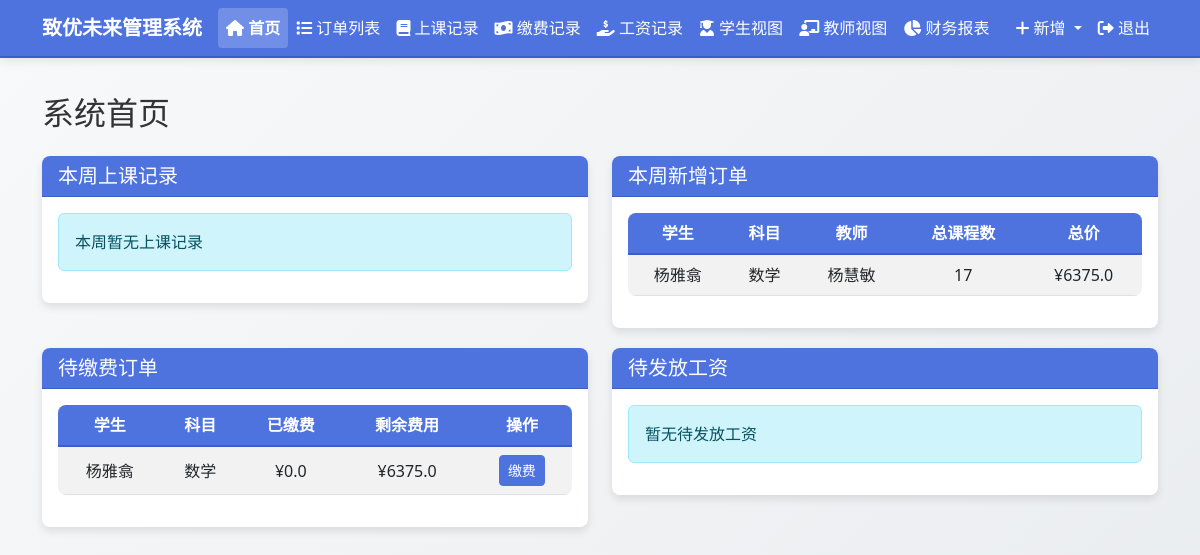
Page /dashboard (signed in) on the earlier database version.
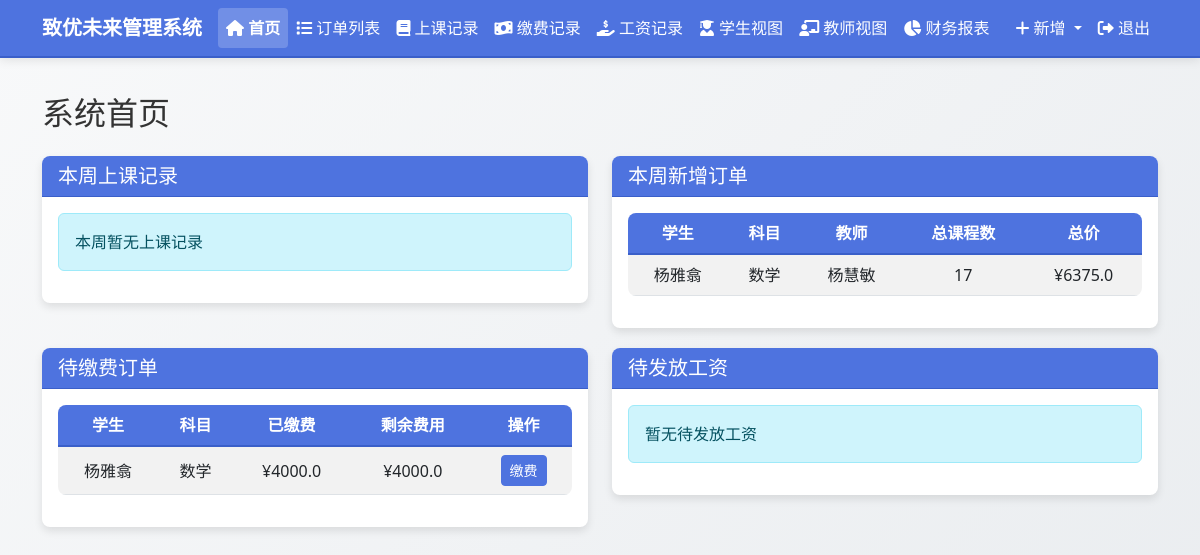
Same page on the later database version.
### models.py (models this page shows, shortened)
class Order(db.Model):
    id = db.Column(db.Integer, primary_key=True)
    order_number = db.Column(db.String(50), unique=True, nullable=False, default="")
    student_name = db.Column(db.String(100), nullable=False)
    subject = db.Column(db.String(100), nullable=False)
    teacher_name = db.Column(db.String(100), nullable=False)
    semester = db.Column(db.String(100), nullable=False)
    total_classes = db.Column(db.Integer, default=0)
    completed_classes = db.Column(db.Integer, default=0)
    remaining_classes = db.Column(db.Integer, default=0)
    class_price = db.Column(db.Float, default=0.0)
    salary_price = db.Column(db.Float, default=0.0)  # 新增工资单价字段
    total_price = db.Column(db.Float, default=0.0)
    paid_amount = db.Column(db.Float, default=0.0)
    used_amount = db.Column(db.Float, default=0.0)
    remaining_amount = db.Column(db.Float, default=0.0)  # 已缴费用 - 已销费用
    payable_amount = db.Column(db.Float, default=0.0)  # 订单总价 - 已缴费用
    payable_salary = db.Column(db.Float, default=0.0)
    paid_salary = db.Column(db.Float, default=0.0)
    remaining_salary = db.Column(db.Float, default=0.0)
    order_note = db.Column(db.Text, nullable=True)
    teacher_note = db.Column(db.Text, nullable=True)
    student_note = db.Column(db.Text, nullable=True)
    created_at = db.Column(db.DateTime, default=datetime.now)
    class_records = db.relationship('ClassRecord', backref='order', lazy=True)
    payment_records = db.relationship('PaymentRecord', backref='order', lazy=True)
    salary_records = db.relationship('SalaryRecord', backref='order', lazy=True)

### routes.py (the view)
@app.route('/dashboard')
@login_required
def dashboard():
    today = datetime.now().date()
    start_of_week = today - timedelta(days=today.weekday())
    end_of_week = start_of_week + timedelta(days=6)
    this_week_classes = ClassRecord.query.filter(
        ClassRecord.class_time >= start_of_week, ClassRecord.class_time
        <= end_of_week + timedelta(days=1)).order_by(
            ClassRecord.class_time).all()
    this_week_orders = Order.query.filter(
        Order.created_at >= start_of_week, Order.created_at <= end_of_week +
        timedelta(days=1)).order_by(Order.created_at.desc()).all()
    pending_payments = Order.query.filter(Order.remaining_amount > 0).all()
    pending_salaries = Order.query.filter(Order.remaining_salary > 0).all()
    order_form = OrderForm()
    class_record_form = ClassRecordForm()
    payment_record_form = PaymentRecordForm()
    salary_record_form = SalaryRecordForm()
    orders = Order.query.all()
    class_record_form.order_id.choices = [
        (order.id,
         f"{order.order_number} - {order.student_name} - {order.subject}")
        for order in orders
    ]
    payment_record_form.order_id.choices = [
        (order.id,
         f"{order.order_number} - {order.student_name} - {order.subject}")
        for order in orders
    ]
    salary_record_form.order_id.choices = [
        (order.id,
         f"{order.order_number} - {order.teacher_name} - {order.subject}")
        for order in orders
    ]
    return render_template('dashboard.html',
                           title='首页',
                           this_week_classes=this_week_classes,
                           this_week_orders=this_week_orders,
                           pending_payments=pending_payments,
                           pending_salaries=pending_salaries,
                           order_form=order_form,
                           class_record_form=class_record_form,
                           payment_record_form=payment_record_form,
                           salary_record_form=salary_record_form,
                           edit_note_form=EditNoteForm())

### app.py (called while the page is built)
@login_manager.user_loader
def load_user(user_id):
    from models import User
    return User.query.get(int(user_id))

### templates/dashboard.html
{% extends "layout.html" %}
{% block content %}
<h2 class="mb-4">系统首页</h2>
<div class="row">
    <div class="col-md-6">
        <div class="card dashboard-section">
            <div class="card-header d-flex justify-content-between align-items-center">
                <h5 class="mb-0">本周上课记录</h5>
            </div>
            <div class="card-body">
                {% if this_week_classes %}
                <div class="table-responsive">
                    <table class="table table-striped table-hover">
                        <thead>
                            <tr>
                                <th>学生</th>
                                <th>科目</th>
                                <th>教师</th>
                                <th>时间</th>
                                <th>地点</th>
                            </tr>
                        </thead>
                        <tbody>
                            {% for record in this_week_classes %}
                            <tr>
                                <td>{{ record.student_name }}</td>
                                <td>{{ record.subject }}</td>
                                <td>{{ record.teacher_name }}</td>
                                <td>{{ record.class_time.strftime('%Y-%m-%d %H:%M') }}</td>
                                <td>{{ record.location }}</td>
                            </tr>
                            {% endfor %}
                        </tbody>
                    </table>
                </div>
                {% else %}
                <div class="alert alert-info">本周暂无上课记录</div>
                {% endif %}
            </div>
        </div>
    </div>
    <div class="col-md-6">
        <div class="card dashboard-section">
            <div class="card-header d-flex justify-content-between align-items-center">
                <h5 class="mb-0">本周新增订单</h5>
            </div>
            <div class="card-body">
                {% if this_week_orders %}
                <div class="table-responsive">
                    <table class="table table-striped table-hover">
                        <thead>
                            <tr>
                                <th>学生</th>
                                <th>科目</th>
                                <th>教师</th>
                                <th>总课程数</th>
                                <th>总价</th>
                            </tr>
                        </thead>
                        <tbody>
                            {% for order in this_week_orders %}
                            <tr>
                                <td>{{ order.student_name }}</td>
                                <td>{{ order.subject }}</td>
                                <td>{{ order.teacher_name }}</td>
                                <td>{{ order.total_classes }}</td>
                                <td>¥{{ order.total_price }}</td>
                            </tr>
                            {% endfor %}
                        </tbody>
                    </table>
                </div>
                {% else %}
                <div class="alert alert-info">本周暂无新增订单</div>
                {% endif %}
            </div>
        </div>
    </div>
</div>
<div class="row">
    <div class="col-md-6">
        <div class="card dashboard-section">
            <div class="card-header d-flex justify-content-between align-items-center">
                <h5 class="mb-0">待缴费订单</h5>
            </div>
            <div class="card-body">
                {% if pending_payments %}
                <div class="table-responsive">
                    <table class="table table-striped table-hover">
                        <thead>
                            <tr>
                                <th>学生</th>
                                <th>科目</th>
                                <th>已缴费</th>
                                <th>剩余费用</th>
                                <th>操作</th>
                            </tr>
                        </thead>
                        <tbody>
                            {% for order in pending_payments %}
                            <tr>
                                <td>{{ order.student_name }}</td>
                                <td>{{ order.subject }}</td>
                                <td>¥{{ order.paid_amount }}</td>
                                <td>¥{{ order.remaining_amount }}</td>
                                <td>
                                    <button type="button" class="btn btn-sm btn-primary"
                                            data-bs-toggle="modal" data-bs-target="#newPaymentModal"
                                            onclick="document.getElementById('order_id').value = {{ order.id }}; document.getElementById('order_id').dispatchEvent(new Event('change'));">
                                        缴费
                                    </button>
                                </td>
                            </tr>
                            {% endfor %}
                        </tbody>
                    </table>
                </div>
                {% else %}
                <div class="alert alert-info">暂无待缴费订单</div>
                {% endif %}
            </div>
        </div>
    </div>
    <div class="col-md-6">
        <div class="card dashboard-section">
            <div class="card-header d-flex justify-content-between align-items-center">
                <h5 class="mb-0">待发放工资</h5>
            </div>
            <div class="card-body">
                {% if pending_salaries %}
                <div class="table-responsive">
                    <table class="table table-striped table-hover">
                        <thead>
                            <tr>
                                <th>教师</th>
                                <th>科目</th>
                                <th>应发工资</th>
                                <th>待发工资</th>
                                <th>操作</th>
                            </tr>
                        </thead>
                        <tbody>
                            {% for order in pending_salaries %}
                            <tr>
                                <td>{{ order.teacher_name }}</td>
                                <td>{{ order.subject }}</td>
                                <td>¥{{ order.payable_salary }}</td>
                                <td>¥{{ order.remaining_salary }}</td>
                                <td>
                                    <button type="button" class="btn btn-sm btn-primary"
                                            data-bs-toggle="modal" data-bs-target="#newSalaryModal"
                                            onclick="document.getElementById('order_id').value = {{ order.id }}; document.getElementById('order_id').dispatchEvent(new Event('change'));">
                                        发放
                                    </button>
                                </td>
                            </tr>
                            {% endfor %}
                        </tbody>
                    </table>
                </div>
                {% else %}
                <div class="alert alert-info">暂无待发放工资</div>
                {% endif %}
            </div>
        </div>
    </div>
</div>
{% endblock %}

### templates/layout.html (shortened to what this page needs)
<!DOCTYPE html>
<html lang="zh-CN">
<head>
    <link href="https://cdn.jsdelivr.net/npm/bootstrap@5.3.0/dist/css/bootstrap.min.css" rel="stylesheet">
    <link href="https://cdnjs.cloudflare.com/ajax/libs/font-awesome/6.0.0/css/all.min.css" rel="stylesheet">
    <link href="{{ url_for('static', filename='css/style.css') }}" rel="stylesheet">
</head>
<body data-bs-theme="light">
    {% if current_user.is_authenticated %}
    <nav class="navbar navbar-expand-lg navbar-light bg-primary fixed-top">
        <div class="container">
            <a class="navbar-brand" href="{{ url_for('dashboard') }}">致优未来管理系统</a>
            <div class="collapse navbar-collapse" id="navbarNav">
                <ul class="navbar-nav me-auto">
                    <li class="nav-item">
                        <a class="nav-link {% if request.endpoint == 'dashboard' %}active{% endif %}" href="{{ url_for('dashboard') }}">
                            <i class="fas fa-home"></i> 首页
                        </a>
                    </li>
                    <li class="nav-item">
                        <a class="nav-link {% if request.endpoint == 'order_list' %}active{% endif %}" href="{{ url_for('order_list') }}">
                            <i class="fas fa-list"></i> 订单列表
                        </a>
                    </li>
                    <li class="nav-item">
                        <a class="nav-link {% if request.endpoint == 'class_records_list' %}active{% endif %}" href="{{ url_for('class_records_list') }}">
                            <i class="fas fa-book"></i> 上课记录
                        </a>
                    </li>
                    <li class="nav-item">
                        <a class="nav-link {% if request.endpoint == 'payment_records_list' %}active{% endif %}" href="{{ url_for('payment_records_list') }}">
                            <i class="fas fa-money-bill-wave"></i> 缴费记录
                        </a>
                    </li>
                    <li class="nav-item">
                        <a class="nav-link {% if request.endpoint == 'salary_records_list' %}active{% endif %}" href="{{ url_for('salary_records_list') }}">
                            <i class="fas fa-hand-holding-usd"></i> 工资记录
                        </a>
                    </li>
                    <li class="nav-item">
                        <a class="nav-link {% if request.endpoint == 'student_view' %}active{% endif %}" href="{{ url_for('student_view') }}">
                            <i class="fas fa-user-graduate"></i> 学生视图
                        </a>
                    </li>
                    <li class="nav-item">
                        <a class="nav-link {% if request.endpoint == 'teacher_view' %}active{% endif %}" href="{{ url_for('teacher_view') }}">
                            <i class="fas fa-chalkboard-teacher"></i> 教师视图
                        </a>
                    </li>
                    <li class="nav-item">
                        <a class="nav-link {% if request.endpoint == 'financial_report' %}active{% endif %}" href="{{ url_for('financial_report') }}">
                            <i class="fas fa-chart-pie"></i> 财务报表
                        </a>
                    </li>
                </ul>
                <ul class="navbar-nav">
                    <li class="nav-item dropdown">
                        <a class="nav-link dropdown-toggle" href="#" id="navbarDropdown" role="button" data-bs-toggle="dropdown" aria-expanded="false">
                            <i class="fas fa-plus"></i> 新增
                        </a>
                    </li>
                    <li class="nav-item">
                        <a class="nav-link" href="{{ url_for('logout') }}">
                            <i class="fas fa-sign-out-alt"></i> 退出
                        </a>
                    </li>
                </ul>
            </div>
        </div>
    </nav>
    {% endif %}
    <div class="container main-content my-4">
        {% block content %}{% endblock %}
    </div>
</body>
</html>

### static/css/style.css (style rules this page uses)
td { position: relative; }
body { font-family: 'Segoe UI', Tahoma, Geneva, Verdana, sans-serif; color: #333; background-color: #f8f9fa; background-image: linear-gradient(135deg, #f8f9fa 0%, #e9ecef 100%); background-attachment: fixed; }
.main-content { padding-top: 70px; min-height: calc(100vh - 120px); }
.navbar { box-shadow: 0 2px 10px rgba(0, 0, 0, 0.1); background-color: #4e73df !important; border-bottom: 1px solid #3a5fc9; }
.navbar-brand { font-weight: bold; color: #fff !important; }
.navbar .nav-link { color: #fff !important; }
.nav-link.active { background-color: rgba(255, 255, 255, 0.2) !important; border-radius: 4px; font-weight: bold; }
.card { border: none; border-radius: 8px; box-shadow: 0 4px 8px rgba(0, 0, 0, 0.1); margin-bottom: 20px; background-color: #fff; transition: transform 0.2s ease-in-out; }
.card-header { border-radius: 8px 8px 0 0 !important; font-weight: bold; background-color: #4e73df !important; color: white; border-bottom: 1px solid #3a5fc9; }
.table { background-color: #fff; border-radius: 8px; overflow: hidden; }
.table thead th { background-color: #4e73df; color: white; border-bottom: 2px solid #3a5fc9; text-align: center; vertical-align: middle; }
.table tbody td { text-align: center; vertical-align: middle; }
.btn-primary { background-color: #4e73df; border-color: #4e73df; }
.bg-primary { background-color: #4e73df !important; border-bottom: 2px solid #3a5fc9; }

Differences in the rows shown:
changed Order "杨雅翕": paid_amount "0.0" → "4000.0"; remaining_amount "6375.0" → "4000.0"
